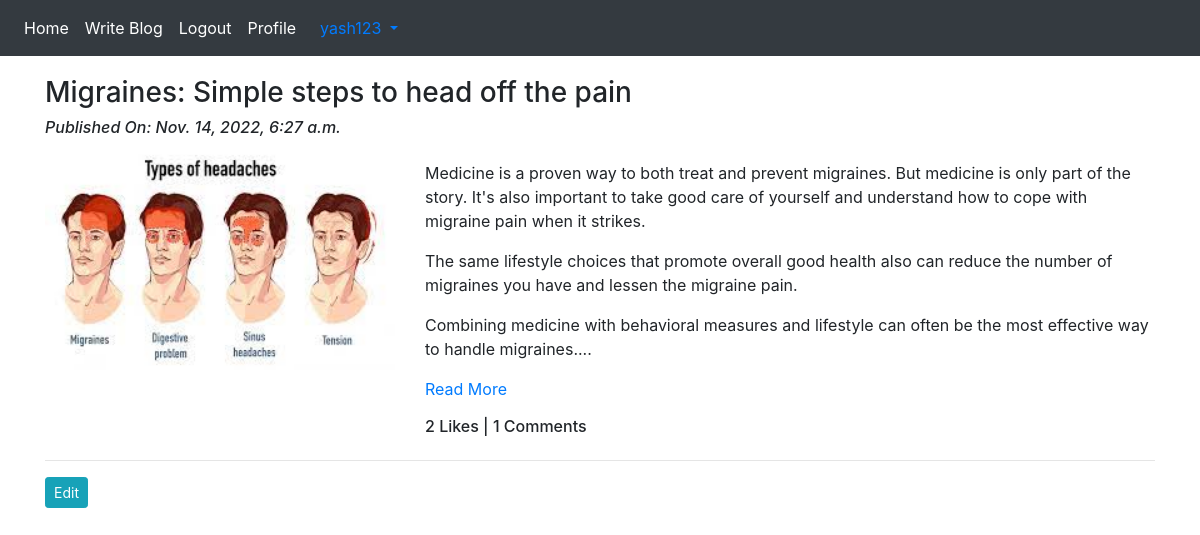
Screenshot of /blog/my-blog/ (signed in) with the database file from the repository.
### App_Blog/models.py (models this page shows, shortened)
class Blog(models.Model):
    author=models.ForeignKey(User,on_delete=models.CASCADE,related_name='post_author')
    blog_title=models.CharField(max_length=264,verbose_name="Title")
    slug=models.SlugField(max_length=264,unique=True)
    blog_content=models.TextField(verbose_name="What is on Your mind?")
    blog_image=models.ImageField(upload_to='blog_images')
    publish_date=models.DateTimeField(auto_now_add=True)
    update_date=models.DateTimeField(auto_now=True)
    class Meta:
        ordering=['-publish_date']

### App_Blog/views.py (the view)
# urls.py: path('my-blog/',views.MyBlogs.as_view(),name='my_blogs'),
class MyBlogs( LoginRequiredMixin,TemplateView):
    template_name='App_Blog/my_blogs.html'

### App_Blog/templatetags/custom_filter.py (called while the page is built)
def range_filter(value):
    return value[0:600] + "..."

### templates/App_Blog/my_blogs.html (shortened to what this page needs)
{% extends "base.html" %}
{% load custom_filter %}
{% block body_block %}
{% for blog in user.post_author.all %}
<h3>{{ blog.blog_title }}</h3>
<i>
  <h6>Published On: {{ blog.publish_date }}</h6>
</i>
<div class="row">
  <div class="col-sm-4">
    <img src="/media/{{ blog.blog_image }}" width="100%" alt="">
  </div>
  <div class="col-sm-8">
    <p>{{ blog.blog_content|range_filter|linebreaks }}
      <a href="{% url 'App_Blog:blog_details' slug=blog.slug %}">Read More</a>
    </p>
    <h6>{{ blog.liked_blog.count }} Likes | {{ blog.blog_comment.count }} Comments</h6>
  </div>
</div>
<hr>
<a href="{% url 'App_Blog:edit_blog' pk=blog.pk %}" class="btn btn-info btn-sm">Edit</a>
{% endfor %}
{% endblock %}

### templates/base.html (shortened to what this page needs)
<!doctype html>
<html lang="en">
<head>
    <link rel="stylesheet" href="https://maxcdn.bootstrapcdn.com/font-awesome/4.7.0/css/font-awesome.min.css">
    <link rel="stylesheet" href="https://cdn.jsdelivr.net/npm/bootstrap@4.3.1/dist/css/bootstrap.min.css"
>
</head>
<body>
    <nav class="navbar navbar-expand-sm bg-dark navbar-dark">
        <ul class="navbar-nav">
            <li class="nav-item active">
                <a class="nav-link" href="{% url 'index' %}">Home</a>
            </li>
            {% if user.is_authenticated %}
            <li class="nav-item active">
                <a class="nav-link" href="{% url 'App_Blog:create_blog' %}">Write Blog</a>
            </li>
            <li class="nav-item active">
                <a class="nav-link" href="{% url 'App_Login:logout' %}">Logout</a>
            </li>
            <li class="nav-item active">
                <a class="nav-link" href="{% url 'App_Login:profile' %}">Profile</a>
            </li>
            {% endif %}
        </ul>
        {% if user.is_authenticated %}
        <div class="nav-item dropdown">
            <a class="nav-link dropdown-toggle" href="#" id="navbardrop" data-toggle="dropdown">
                {{ user.username }}
            </a>
        </div>
        {% endif %}
    </nav>
    <div class="container " style="padding-top:20px">
        {% block body_block %}
        {% endblock %}
    </div>
</body>
</html>

### rows the page displays
Blog: blog_title "Migraines: Simple steps to head off the pain", publish_date "Nov. 14, 2022, 6:27 a.m.", blog_image (picture), blog_content|range_filter "Medicine is a proven way to both treat and prevent migraines. But medicine is only part of the story. It's also important to take good care of yourself and understand how to cope with migraine pain when it strikes. The same lifestyle choices that promote overall good health also can reduce the number of migraines you have and lessen the migraine pain. Combining medicine with behavioral measures and lifestyle can often be the most effective way to handle migraines....", liked_blog.count "2", blog_comment.count "1"

### other values shown
{{ user.username }} "yash123"
